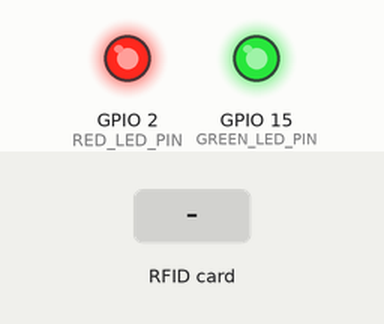
Recording of a sketch running on a simulated ESP32. Parts: output pins drawn as LEDs (lit = HIGH). The test bench sets the inputs (shaded band). EEPROM starts erased; what the sketch prints to the serial monitor is not drawn.

Above: at 1.2 s.
1.3 s: RFID card 5E 7A 19 C4 held to the reader
At 2.1 s:
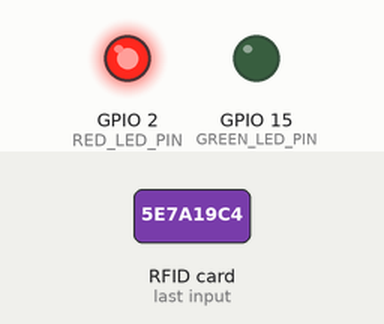
3.8 s: RFID card 5E 7A 19 C4 held to the reader
At 4.6 s:
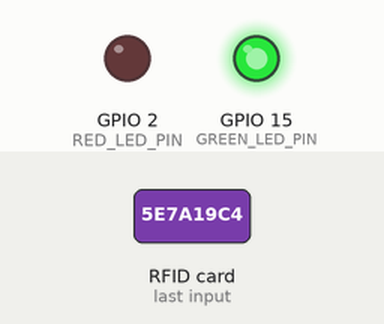
Timing chart, 0 to 6.8 s (numbered marks = the images above; inputs shaded):
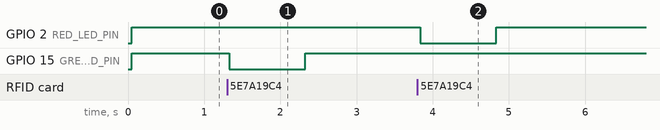

The sketch:

share_queue98_without_RTC.ino
```cpp
#include <SPI.h>
#include <MFRC522.h>
#include <esp_wifi.h>
#include <Preferences.h>
#include <esp_now.h>
#include <WiFi.h>
#include <vector>
#include <algorithm>

#define RST_PIN  5
#define SS_PIN   4
#define GREEN_LED_PIN 15
#define RED_LED_PIN   2

MFRC522 mfrc522(SS_PIN, RST_PIN);
Preferences prefs;

#include "SharedQueue.h"
SharedQueue sharedQueue("rfid-patients");
//uint8_t arrivalMAC[] = {0x08, 0xD1, 0xF9, 0xD7, 0x50, 0x98};
uint8_t arrivalMAC[] = {0x30, 0xC6, 0xF7, 0x44, 0x1D, 0x24};
uint8_t doctorMAC1[] = {0x78, 0x42, 0x1C, 0x6C, 0xA8, 0x3C};
uint8_t doctorMAC[]  = {0x78, 0x42, 0x1C, 0x6C, 0xE4, 0x9C};

void onDataRecv(const uint8_t *mac, const uint8_t *incomingData, int len) {
  QueueItem item;
  memcpy(&item, incomingData, sizeof(item));

  if (item.removeFromQueue) {
    sharedQueue.removeByUID(String(item.uid));
  } else {
    sharedQueue.addIfNew(String(item.uid), String(item.timestamp), item.number);
  }

  Serial.print("\xF0\x9F\x93\xA9 Received from: ");
  char macStr[18];
  snprintf(macStr, sizeof(macStr), "%02X:%02X:%02X:%02X:%02X:%02X",
           mac[0], mac[1], mac[2], mac[3], mac[4], mac[5]);
  Serial.println(macStr);

  sharedQueue.print();
}

void onDataSent(const uint8_t *mac_addr, esp_now_send_status_t status) {
  Serial.print("\xF0\x9F\x93\xA4 Send Status: ");
  Serial.println(status == ESP_NOW_SEND_SUCCESS ? "Delivered \xF0\x9F\x9F\xA2" : "Failed \xF0\x9F\x94\xB4");
}

void setup() {
  Serial.begin(115200);
  SPI.begin();
  WiFi.mode(WIFI_STA);
  esp_wifi_set_promiscuous(true);
  esp_wifi_set_channel(1, WIFI_SECOND_CHAN_NONE);
  esp_wifi_set_promiscuous(false);

  Serial.print("WiFi MAC Address: ");
  Serial.println(WiFi.macAddress());

  mfrc522.PCD_Init();

  pinMode(GREEN_LED_PIN, OUTPUT);
  pinMode(RED_LED_PIN, OUTPUT);
  digitalWrite(GREEN_LED_PIN, HIGH);
  digitalWrite(RED_LED_PIN, HIGH);

  if (esp_now_init() != ESP_OK) {
    Serial.println("\u274C Error initializing ESP-NOW");
    return;
  }

  std::vector<uint8_t*> peers = {doctorMAC, arrivalMAC, doctorMAC1};

  for (auto peer : peers) {
    esp_now_peer_info_t peerInfo = {};
    memcpy(peerInfo.peer_addr, peer, 6);
    peerInfo.channel = 1;
    peerInfo.encrypt = false;
    if (!esp_now_is_peer_exist(peer)) {
      esp_now_add_peer(&peerInfo);
    }
  }

  esp_now_register_send_cb(onDataSent);
  esp_now_register_recv_cb(onDataRecv);

  sharedQueue.load();
  Serial.println("\xF0\x9F\x93\x8D RFID Arrival Node Initialized. Waiting for patient card...");
  sharedQueue.print();
}

void loop() {
  if (!mfrc522.PICC_IsNewCardPresent() || !mfrc522.PICC_ReadCardSerial()) {
    return;
  }

  String uid = getUIDString(mfrc522.uid.uidByte, mfrc522.uid.size);
  Serial.print("\xF0\x9F\x86\x94 Card UID detected: ");
  Serial.println(uid);

  if (sharedQueue.exists(uid)) {
    Serial.println("\u23F3 Already in queue. Wait for your turn.");
    blinkLED(RED_LED_PIN);
  } else {
    DateTime now(2000, 1, 1, 0, 0, 0);  // Placeholder timestamp since no RTC
    int pid = sharedQueue.getOrAssignPermanentNumber(uid, now);
    String timeStr = String(millis());

    sharedQueue.add(uid, timeStr, pid);

    QueueItem item;
    strncpy(item.uid, uid.c_str(), sizeof(item.uid));
    strncpy(item.timestamp, timeStr.c_str(), sizeof(item.timestamp));
    item.number = pid;
    item.removeFromQueue = false;

    for (auto peer : std::vector<uint8_t*>{doctorMAC, arrivalMAC, doctorMAC1}) {
      esp_now_send(peer, (uint8_t *)&item, sizeof(item));
    }

    Serial.print("\u2705 Patient Registered. Assigned Number: ");
    Serial.print(pid);
    Serial.print(" | Time: ");
    Serial.println(timeStr);

    blinkLED(GREEN_LED_PIN);
    sharedQueue.print();
  }

  mfrc522.PICC_HaltA();
  mfrc522.PCD_StopCrypto1();
  delay(1500);
}

String getUIDString(byte *buffer, byte bufferSize) {
  String uidString = "";
  for (byte i = 0; i < bufferSize; i++) {
    if (buffer[i] < 0x10) uidString += "0";
    uidString += String(buffer[i], HEX);
  }
  uidString.toUpperCase();
  return uidString;
}

void blinkLED(int pin) {
  digitalWrite(pin, LOW);
  delay(1000);
  digitalWrite(pin, HIGH);
}
```

SharedQueue.cpp
```cpp
#include "SharedQueue.h"

SharedQueue::SharedQueue(const String& ns) : namespaceStr(ns), counter(1) {}

void SharedQueue::load() {
  prefs.begin(namespaceStr.c_str(), false);
  counter = prefs.getInt("counter", 1);
  int count = prefs.getInt("count", 0);
  queue.clear();

  for (int i = 0; i < count; i++) {
    String key = "UID_" + String(i);
    String uid = prefs.getString((key + "_uid").c_str(), "");
    int number = prefs.getInt((key + "_num").c_str(), 0);
    String timestamp = prefs.getString((key + "_time").c_str(), "");
    if (uid != "") {
      queue.push_back({ uid, timestamp, number });
    }
  }

  sortQueue();
  prefs.end();
}

void SharedQueue::save() {
  prefs.begin(namespaceStr.c_str(), false);
  prefs.putInt("count", queue.size());
  prefs.putInt("counter", counter);

  for (size_t i = 0; i < queue.size(); i++) {
    String key = "UID_" + String(i);
    prefs.putString((key + "_uid").c_str(), queue[i].uid);
    prefs.putInt((key + "_num").c_str(), queue[i].number);
    prefs.putString((key + "_time").c_str(), queue[i].timestamp);
  }

  prefs.end();
}

void SharedQueue::print() {
  Serial.println("\n📋 Current Patient Queue:");
  for (const auto &entry : queue) {
    Serial.printf("No: %d | UID: %s | Time: %s\n",
      entry.number, entry.uid.c_str(), entry.timestamp.c_str());
  }
  Serial.println("------------------------------");
}

void SharedQueue::add(const String& uid, const String& timestamp, int number) {
  queue.push_back({ uid, timestamp, number });
  sortQueue();
  save();
}

void SharedQueue::addIfNew(const String& uid, const String& timestamp, int number) {
  if (!exists(uid)) {
    add(uid, timestamp, number);
  }
}

void SharedQueue::removeByUID(const String& uid) {
  queue.erase(std::remove_if(queue.begin(), queue.end(),
    [uid](const QueueEntry& entry) { return entry.uid == uid; }),
    queue.end());
  save();
  Serial.print("\n✅ Removed from Queue: ");
  Serial.println(uid);
}

bool SharedQueue::exists(const String& uid) {
  return std::any_of(queue.begin(), queue.end(),
    [uid](const QueueEntry& entry) { return entry.uid == uid; });
}

int SharedQueue::getOrAssignPermanentNumber(const String& uid, const DateTime& now) {
  prefs.begin(namespaceStr.c_str(), false);
  int savedCount = prefs.getInt("count", 0);
  for (int i = 0; i < savedCount; i++) {
    String key = "UID_" + String(i);
    String savedUID = prefs.getString((key + "_uid").c_str(), "");
    if (savedUID == uid) {
      int num = prefs.getInt((key + "_num").c_str(), 0);
      prefs.end();
      return num;
    }
  }

  int pid = counter++;
  String key = "UID_" + String(savedCount);
  prefs.putString((key + "_uid").c_str(), uid);
  prefs.putInt((key + "_num").c_str(), pid);
  char buffer[25];
  snprintf(buffer, sizeof(buffer), "%04d-%02d-%02d %02d:%02d:%02d",
           now.year(), now.month(), now.day(), now.hour(), now.minute(), now.second());
  prefs.putString((key + "_time").c_str(), String(buffer));
  prefs.putInt("count", savedCount + 1);
  prefs.putInt("counter", counter);
  prefs.end();
  return pid;
}

std::vector<QueueEntry>& SharedQueue::getQueue() {
  return queue;
}

void SharedQueue::sortQueue() {
  std::sort(queue.begin(), queue.end(), [](const QueueEntry& a, const QueueEntry& b) {
    return a.timestamp < b.timestamp;
  });
}
```

SharedQueue.h
```cpp
#ifndef SHAREDQUEUE_H
#define SHAREDQUEUE_H

#include <Arduino.h>
#include <vector>
#include <Preferences.h>
#include <RTClib.h>

struct QueueEntry {
  String uid;
  String timestamp;
  int number;
};

struct QueueItem {
  char uid[20];
  char timestamp[25];
  int number;
  bool removeFromQueue;
};

class SharedQueue {
public:
  SharedQueue(const String& ns);
  void load();
  void save();
  void print();
  void add(const String& uid, const String& timestamp, int number);
  void addIfNew(const String& uid, const String& timestamp, int number);
  void removeByUID(const String& uid);
  bool exists(const String& uid);
  int getOrAssignPermanentNumber(const String& uid, const DateTime& now);
  std::vector<QueueEntry>& getQueue();

private:
  std::vector<QueueEntry> queue;
  Preferences prefs;
  String namespaceStr;
  int counter;

  void sortQueue();
};

#endif
```

Measured:
- after the input at 1.3 s, GPIO 15 (GREEN_LED_PIN): HIGH → LOW at once, → HIGH 1.0 s later
- after the input at 3.8 s, GPIO 2 (RED_LED_PIN): HIGH → LOW at once, → HIGH 1.0 s later
